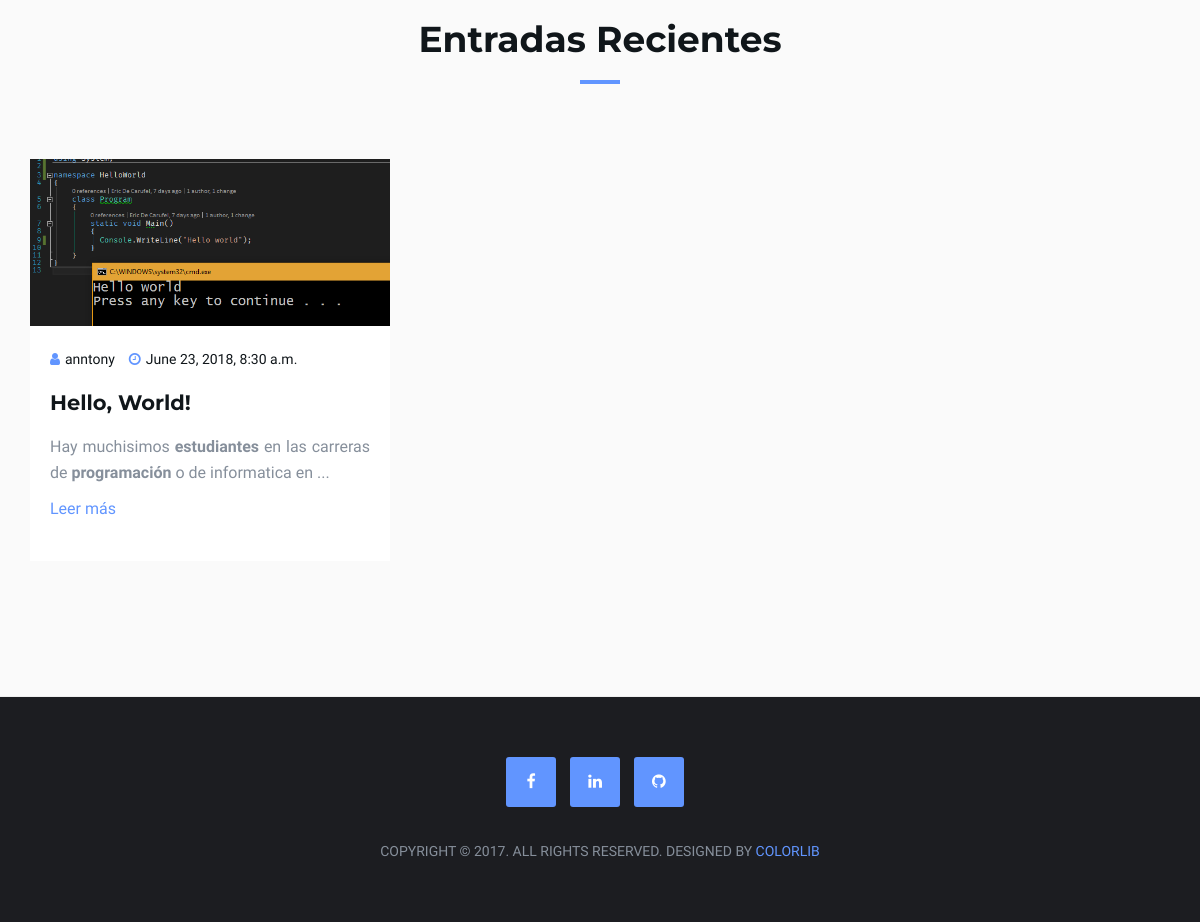
The app's page /about-me/ (lower part), older data.
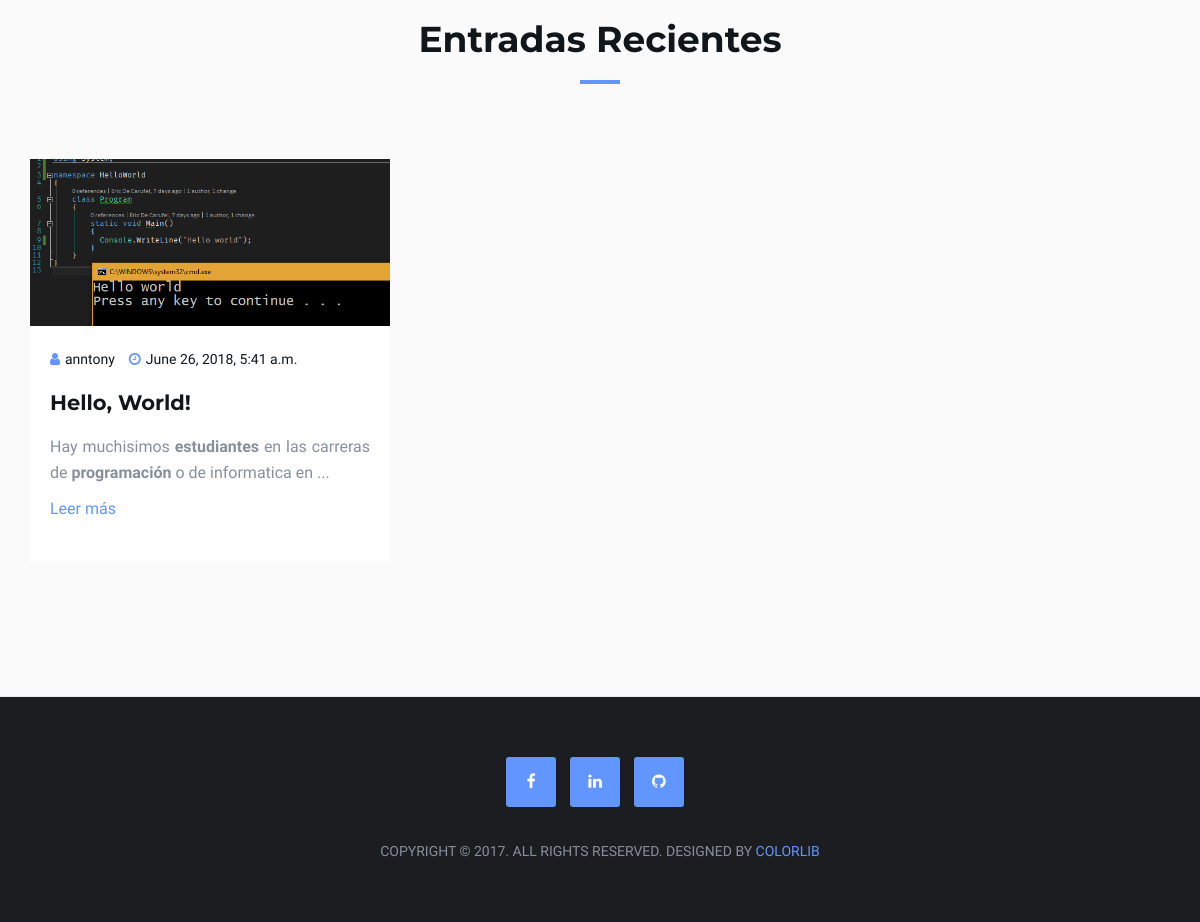
The same page, newer data.
### blog/models.py (models this page shows, shortened)
class Blog(models.Model):
    title = models.CharField(max_length=200, verbose_name='Titulo')
    subtitle = models.CharField(max_length=200, verbose_name='Subtítulo')
    content = RichTextField(verbose_name='Contenido')
    published = models.DateTimeField(verbose_name='Fecha de publicacion', default=now)
    image = models.ImageField(verbose_name='Imagen', upload_to='blog')
    author = models.ForeignKey(User, verbose_name='Autor', on_delete=models.SET_DEFAULT, default='Anonimo')
    categories = models.ManyToManyField(Category, verbose_name='Categorias', related_name='get_posts')
    created = models.DateTimeField(auto_now=True, verbose_name='Fecha de edicion')
    updated = models.DateTimeField(auto_now=True, verbose_name='Fecha de edicion')
    class Meta:
        verbose_name = 'Publicación'
        verbose_name_plural = "Publicaciones"
        ordering = ['-created']

### core/views.py (the view)
# urls.py: path('about-me/', AboutView.as_view(), name='about-me')
class AboutView(ListView):
    model = Pages
    template_name = 'core/about-me.html'

### blog/context_processor.py (called while the page is built)
def posts(request):
    return {
        'posts': Blog.objects.order_by('-created')[:3]
    }

### core/templates/core/about-me.html (shortened to what this page needs)
{% extends 'core/base.html' %}
{% block bg_image %}
{% load static %}
{% endblock %}

### core/templates/core/base.html (shortened to what this page needs)
<!DOCTYPE html>
<html lang="en">
<head>
    {% load static %}
	<link type="text/css" rel="stylesheet" href="{% static 'core/css/bootstrap.min.css' %}" />
	<link type="text/css" rel="stylesheet" href="{% static 'core/css/owl.carousel.css' %}" />
	<link type="text/css" rel="stylesheet" href="{% static 'core/css/owl.theme.default.css' %}" />
	<link type="text/css" rel="stylesheet" href="{% static 'core/css/magnific-popup.css' %}" />
	<link rel="stylesheet" href="{% static 'core/css/font-awesome.min.css' %}">
	<link type="text/css" rel="stylesheet" href="{% static 'core/css/style.css' %}" />
</head>
<body>
	<div id="" class="section md-padding bg-grey">
		<div class="container">
			<div class="row">
				<div class="section-header text-center">
					<h2 class="title">Entradas recientes</h2>
				</div>
                {% for post in posts %}
				<div class="col-md-4">
					<div class="blog">
						<div class="blog-img">
							<img class="img-responsive" src="{{post.image.url}}" alt="">
						</div>
						<div class="blog-content">
							<ul class="blog-meta">
								<li><i class="fa fa-user"></i>{{post.author}}</li>
								<li><i class="fa fa-clock-o"></i>{{post.created}}</li>
							</ul>
							<h3>{{post.title}}</h3>
							<p class="text-center">{{post.content|safe|slice:':150'}}...</p>
                            <a href="{% url 'blog:blog' post.id post.title|slugify %}">Leer más</a>
						</div>
					</div>
				</div>
                {% empty %}
                No hay entradas nuevas :(
                {% endfor %}
			</div>
		</div>
	</div>
	<footer id="footer" class="sm-padding bg-dark">
		<div class="container">
			<div class="row">
				<div class="col-md-12">
					<ul class="footer-follow">
						<li><a href="https://www.facebook.com/antonio.facundoflores"><i class="fa fa-facebook"></i></a></li>
						<li><a href="https://www.linkedin.com/in/juan-antonio-facundo-flores-12a461133/"><i class="fa fa-linkedin"></i></a></li>
						<li><a href="https://github.com/AnnTony1794/"><i class="fa fa-github"></i></a></li>
					</ul>
					<div class="footer-copyright">
						<p>Copyright © 2017. All Rights Reserved. Designed by <a href="https://colorlib.com" target="_blank">Colorlib</a></p>
					</div>
				</div>
			</div>
		</div>
	</footer>
</body>
</html>

Row changes from the older to the newer data that the page shows:
changed Blog "Hello, World!": created "June 23, 2018, 8:30 a.m." → "June 26, 2018, 5:41 a.m."
